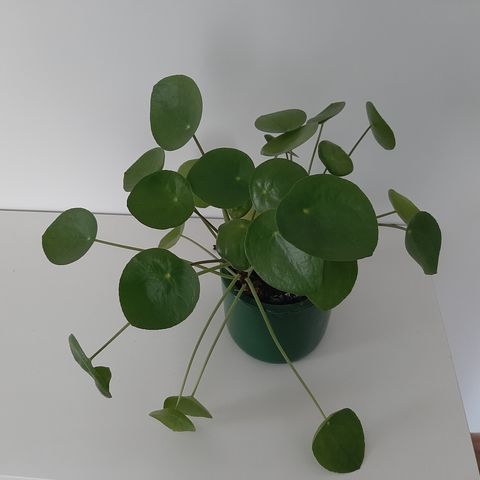
#> input picture app/src/androidTest/assets/identify-fixtures/pilea-peperomioides__03.jpg, 480 x 480 px
$ python make_tta_diagrams.py
#> lines starting #> are read from the running program, lines starting #| are printed output that depends on the picture
#!/usr/bin/env python3
"""Render labelled TTA crop-zone diagrams for the PLANTPOTTING-0012 Phase 7 strategy choice."""
import os
from PIL import Image, ImageDraw, ImageFont

HERE = os.path.dirname(__file__)
OUT = os.path.join(HERE, "tta-diagrams")
os.makedirs(OUT, exist_ok=True)
FIX = os.path.abspath(os.path.join(HERE, "..", "..", "..", "..",
      "app", "src", "androidTest", "assets", "identify-fixtures", "pilea-peperomioides__03.jpg"))

S = 480
def font(sz):
    for p in (r"C:\Windows\Fonts\arialbd.ttf", r"C:\Windows\Fonts\arial.ttf"):
        if os.path.exists(p):
            return ImageFont.truetype(p, sz)
    return ImageFont.load_default()

def base_frame(dim=0.45):
#> called with dim = 0.45
    img = Image.open(FIX).convert("RGB").resize((S, S))
#> img is the input picture: PIL image 480x480 RGB; mean R, G, B 135.3, 139.6, 131.8
    # dim so overlays read clearly
    return Image.blend(img, Image.new("RGB", (S, S), (20, 20, 20)), dim)

def rect(draw, box, color, label, lw=4, anchor="tl"):
    x0, y0, x1, y1 = box
    draw.rectangle(box, outline=color, width=lw)
    f = font(22)
    tw = draw.textlength(label, font=f)
    pad = 4
    if anchor == "tl":
        lx, ly = x0 + 3, y0 + 3
    elif anchor == "ctr":
        lx, ly = (x0 + x1) / 2 - tw / 2, (y0 + y1) / 2 - 13
    elif anchor == "br":
        lx, ly = x1 - tw - 6, y1 - 28
    else:
        lx, ly = x0 + 3, y0 + 3
    draw.rectangle([lx - pad, ly - pad, lx + tw + pad, ly + 26], fill=(0, 0, 0))
    draw.text((lx, ly), label, fill=color, font=f)

def titled(panels, title, subtitle, fname):
    """panels: list of (PIL image, caption). Compose horizontally with a header."""
#> called with fname = 'tta_base6.png'
    pad, cap_h, hdr_h = 16, 34, 70
    w = pad + sum(p[0].width + pad for p in panels)
    h = hdr_h + S + cap_h + pad
    canvas = Image.new("RGB", (w, h), (250, 250, 250))
#> canvas: PIL image 512x600 RGB; every value is 250
    d = ImageDraw.Draw(canvas)
    d.text((pad, 10), title, fill=(15, 15, 15), font=font(30))
    d.text((pad, 44), subtitle, fill=(90, 90, 90), font=font(18))
    x = pad
    for img, cap in panels:
        canvas.paste(img, (x, hdr_h))
        cf = font(19)
        d.text((x, hdr_h + S + 6), cap, fill=(15, 15, 15), font=cf)
        x += img.width + pad
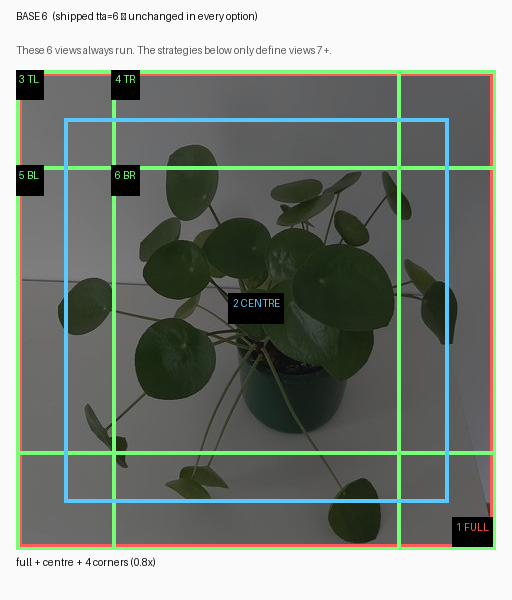
#> canvas: PIL image 512x600 RGB; mean R, G, B 125.2, 132.6, 124.8
#> after the loop, x = 512
    canvas.save(os.path.join(OUT, fname))
    print("wrote", fname, canvas.size)
#| wrote tta_base6.png (512, 600)

# colours
C_FULL, C_CTR, C_CORNER = (255, 90, 90), (90, 200, 255), (120, 255, 120)
C_EDGE, C_GRID = (255, 200, 0), (255, 120, 255)
C_TIGHT, C_LOOSE = (255, 120, 255), (120, 255, 120)

corner = int(0.8 * S)
mx, my = S - corner, S - corner

# ---------- BASE 6 (reference) ----------
img = base_frame()
d = ImageDraw.Draw(img, "RGBA")
rect(d, (0, 0, S - 1, S - 1), C_FULL, "1 FULL", lw=6, anchor="br")
rect(d, (0, 0, corner, corner), C_CORNER, "3 TL")
rect(d, (mx, 0, S, corner), C_CORNER, "4 TR")
rect(d, (0, my, corner, S), C_CORNER, "5 BL")
rect(d, (mx, my, S, S), C_CORNER, "6 BR")
c0 = (S - corner) // 2
rect(d, (c0, c0, c0 + corner, c0 + corner), C_CTR, "2 CENTRE", anchor="ctr")
titled([(img, "full + centre + 4 corners (0.8x)")],
       "BASE 6  (shipped tta=6 — unchanged in every option)",
       "These 6 views always run. The strategies below only define views 7+.",
       "tta_base6.png")

# ---------- A: NEW SPATIAL ZONES ----------
# panel A1 — edge midpoints
a1 = base_frame()
d = ImageDraw.Draw(a1, "RGBA")
half = (S - corner) // 2
rect(d, (half, 0, half + corner, corner), C_EDGE, "7 TOP-C")
rect(d, (half, my, half + corner, S), C_EDGE, "8 BOT-C")
rect(d, (0, half, corner, half + corner), C_EDGE, "9 L-MID")
rect(d, (mx, half, S, half + corner), C_EDGE, "10 R-MID")
# panel A2 — offset 0.5x grid (sample the gaps)
a2 = base_frame()
d = ImageDraw.Draw(a2, "RGBA")
g = int(0.5 * S)
positions = [(S//2 - g//2, 0), (0, S//2 - g//2), (S - g, S//2 - g//2),
             (S//2 - g//2, S - g), (S//2 - g//2, S//2 - g//2)]
labs = ["11", "12", "13", "14", "15(+)"]
for (px, py), lb in zip(positions, labs):
    rect(d, (px, py, px + g, py + g), C_GRID, lb, lw=3)
titled([(a1, "views 7-10: EDGE MIDPOINTS (0.8x) — new zones"),
        (a2, "views 11-20: OFFSET 0.5x GRID — samples the gaps")],
       "STRATEGY A — NEW SPATIAL ZONES",
       "Every added view covers area the centre/corner set MISSES. No zone is re-scored.",
       "tta_A_new_zones.png")
#> call 2 of titled, with title = 'STRATEGY A — NEW SPATIAL ZONES', fname = 'tta_A_new_zones.png'
#> in titled (call 2), `canvas = Image.new("RGB", (w, h), (250, 250, 250))`: canvas: PIL image 1008x600 RGB; every value is 250
#> after the loop in titled (call 2), `for img, cap in panels:`:
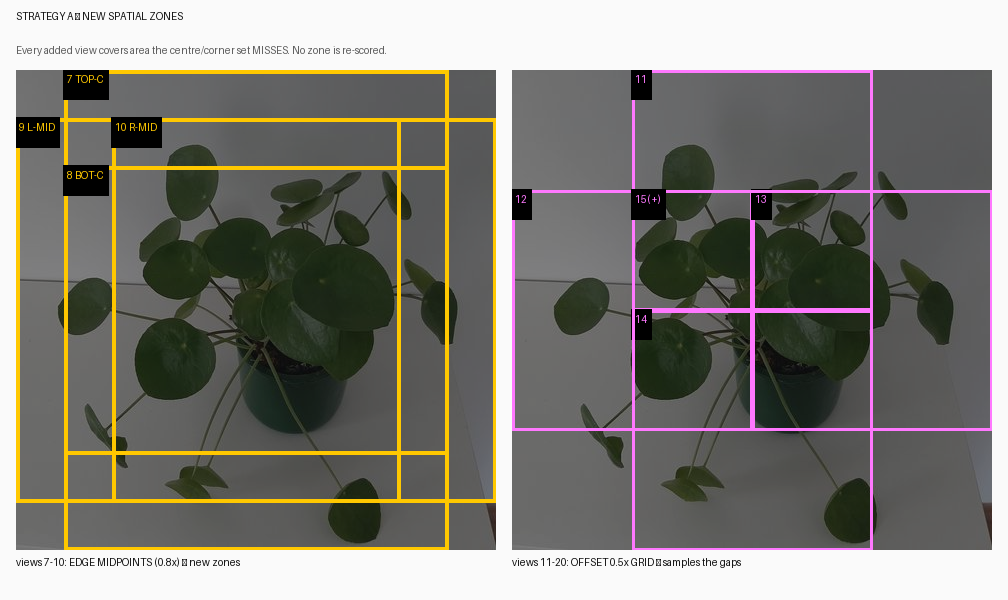
#> canvas: PIL image 1008x600 RGB; mean R, G, B 128.1, 125.9, 119
#> after the loop in titled (call 2), `for img, cap in panels:`: x = 1008
#| wrote tta_A_new_zones.png (1008, 600)

# ---------- B: MULTI-SCALE PYRAMID ----------
def scaled_set(frac, color, tag):
    im = base_frame()
    d = ImageDraw.Draw(im, "RGBA")
    sq = int(frac * S)
    off = (S - sq) // 2
    # centre + 4 corners at this scale
    rect(d, (off, off, off + sq, off + sq), color, f"{tag} CTR", anchor="ctr")
    rect(d, (0, 0, sq, sq), color, f"{tag} TL", lw=3)
    rect(d, (S - sq, 0, S, sq), color, f"{tag} TR", lw=3)
    rect(d, (0, S - sq, sq, S), color, f"{tag} BL", lw=3)
    rect(d, (S - sq, S - sq, S, S), color, f"{tag} BR", lw=3)
    return im
b1 = scaled_set(0.65, C_TIGHT, "7-11")
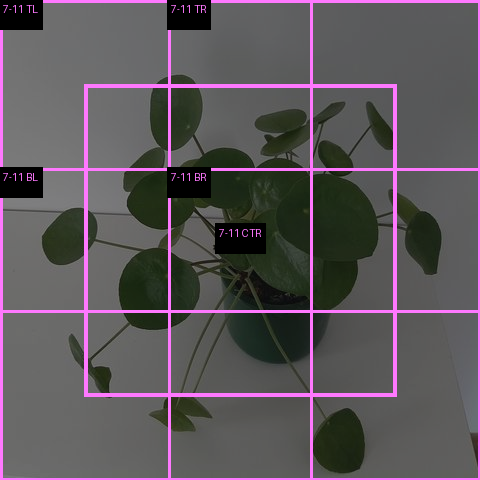
#> b1: PIL image 480x480 RGB; mean R, G, B 91.5, 85, 89.8
b2 = scaled_set(0.90, C_LOOSE, "12-16")
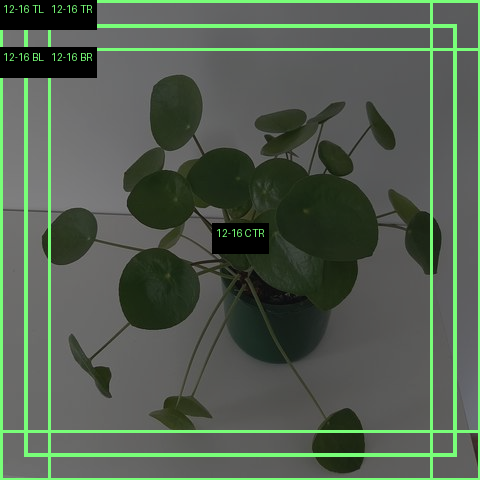
#> b2: PIL image 480x480 RGB; mean R, G, B 81.6, 93.5, 79.8
titled([(b1, "views 7-11: centre+corners at 0.65x (tight/detail)"),
        (b2, "views 12-16: centre+corners at 0.90x (loose/context)")],
       "STRATEGY B — MULTI-SCALE PYRAMID",
       "Same crop CENTRES as the base set, but new zoom levels (detail<->context). Same zones, new scale.",
       "tta_B_multiscale.png")
#> call 3 of titled, with title = 'STRATEGY B — MULTI-SCALE PYRAMID', fname = 'tta_B_multiscale.png'
#> after the loop in titled (call 3), `for img, cap in panels:`:
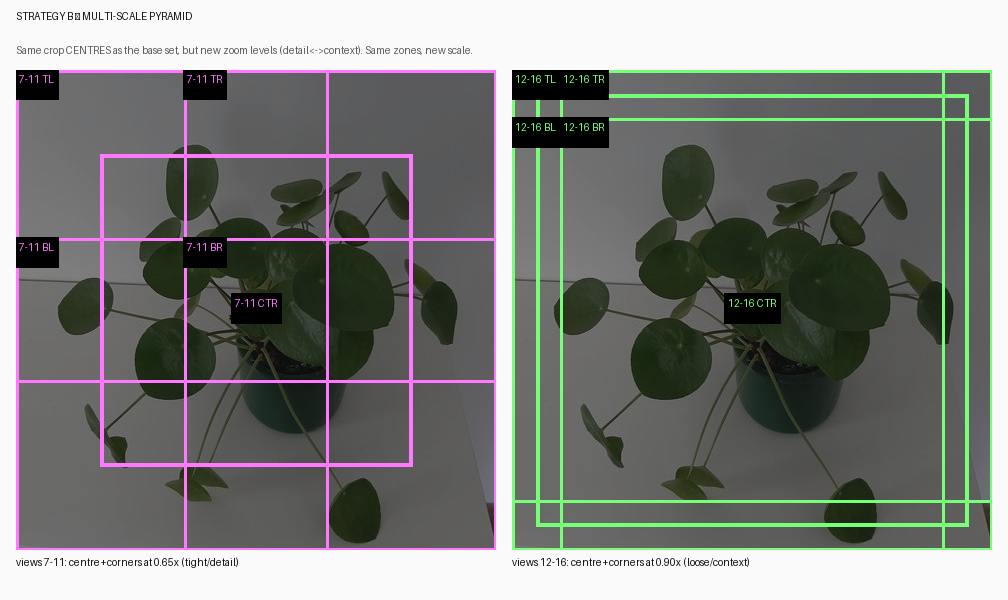
#> canvas: PIL image 1008x600 RGB; mean R, G, B 124.7, 126.7, 123.3
#| wrote tta_B_multiscale.png (1008, 600)

# ---------- C: HORIZONTAL FLIPS ----------
c1 = base_frame()
d = ImageDraw.Draw(c1, "RGBA")
rect(d, (0, 0, corner, corner), C_CORNER, "TL")
rect(d, (mx, 0, S, corner), C_CORNER, "TR")
c0 = (S - corner) // 2
rect(d, (c0, c0, c0 + corner, c0 + corner), C_CTR, "CTR", anchor="ctr")
c2 = c1.transpose(Image.FLIP_LEFT_RIGHT)
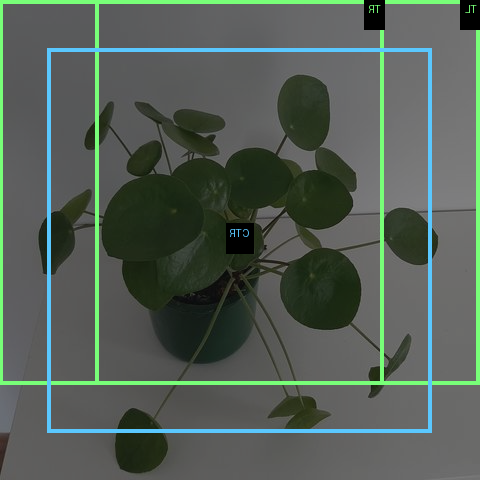
#> c2: PIL image 480x480 RGB; mean R, G, B 83.1, 93.7, 85.6
d2 = ImageDraw.Draw(c2, "RGBA")
d2.text((10, 10), "<- MIRRORED ->", fill=(255, 255, 0), font=font(26))
titled([(c1, "base zones (views 1-6)"),
        (c2, "views 7-12: same zones, left-right MIRRORED")],
       "STRATEGY C — HORIZONTAL FLIPS",
       "Mirror the base 6 (and extras). Cheapest + empirically strongest TTA, but it is the SAME zones flipped.",
       "tta_C_flips.png")
#> call 4 of titled, with title = 'STRATEGY C — HORIZONTAL FLIPS', fname = 'tta_C_flips.png'
#> after the loop in titled (call 4), `for img, cap in panels:`:
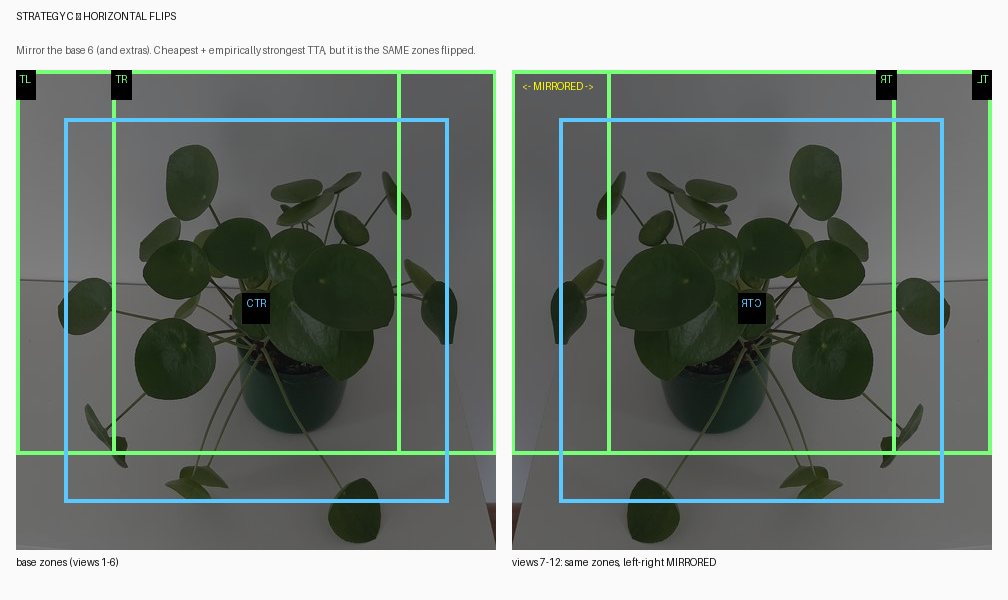
#> canvas: PIL image 1008x600 RGB; mean R, G, B 122.2, 130.2, 124.1
#| wrote tta_C_flips.png (1008, 600)
print("done ->", OUT)

$ run again, with app/src/androidTest/assets/identify-fixtures/pilea-peperomioides__01.jpg copied over app/src/androidTest/assets/identify-fixtures/pilea-peperomioides__03.jpg
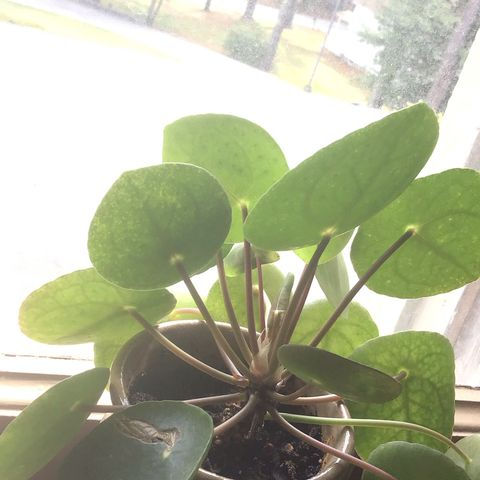
#> input picture app/src/androidTest/assets/identify-fixtures/pilea-peperomioides__01.jpg, 480 x 480 px
#> in base_frame, img is the input picture: PIL image 480x480 RGB; mean R, G, B 176.6, 181.3, 152.7
#> after the loop in titled, `for img, cap in panels:`:
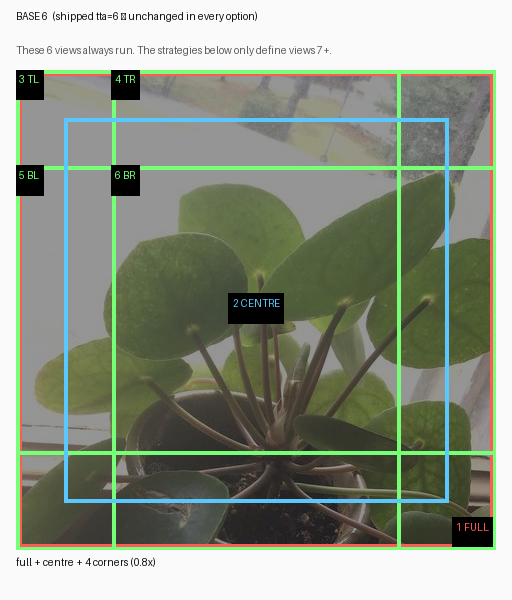
#> canvas: PIL image 512x600 RGB; mean R, G, B 140.6, 148.3, 132.9
#> after the loop in titled, `for img, cap in panels:`: x = 512
#| wrote tta_base6.png (512, 600)
#| wrote tta_A_new_zones.png (1008, 600)
#| wrote tta_B_multiscale.png (1008, 600)
#> after the loop in titled (call 4), `for img, cap in panels:`:
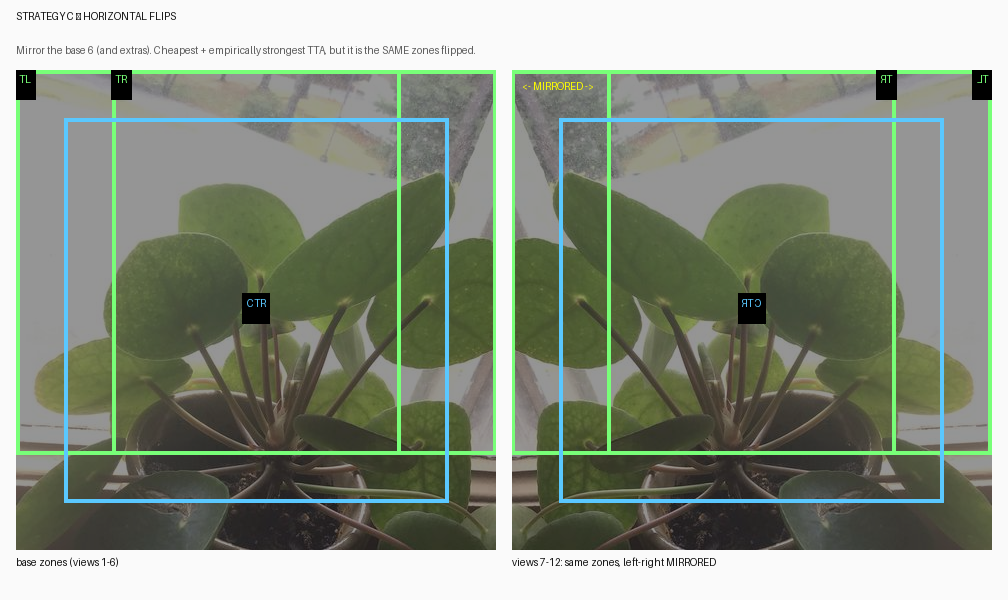
#> canvas: PIL image 1008x600 RGB; mean R, G, B 138.4, 146.6, 132.3
#> after the loop in titled (call 4), `for img, cap in panels:`: x = 1008
#| wrote tta_C_flips.png (1008, 600)

$ run again, with app/src/androidTest/assets/identify-fixtures/pilea-peperomioides__02.jpg copied over app/src/androidTest/assets/identify-fixtures/pilea-peperomioides__03.jpg
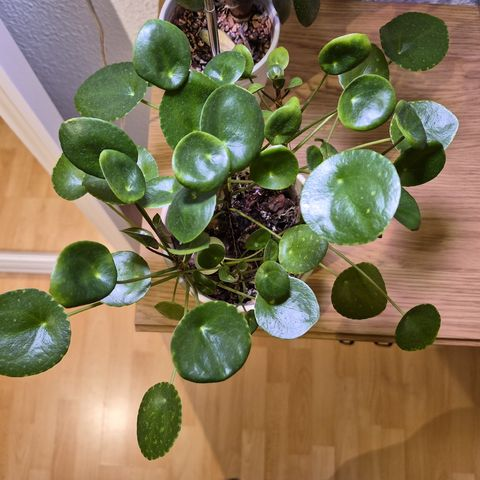
#> input picture app/src/androidTest/assets/identify-fixtures/pilea-peperomioides__02.jpg, 480 x 480 px
#> in base_frame, img is the input picture: PIL image 480x480 RGB; mean R, G, B 131.1, 116.7, 85.5
#> after the loop in titled, `for img, cap in panels:`: x = 512
#| wrote tta_base6.png (512, 600)
#| wrote tta_A_new_zones.png (1008, 600)
#> after the loop in titled (call 3), `for img, cap in panels:`:
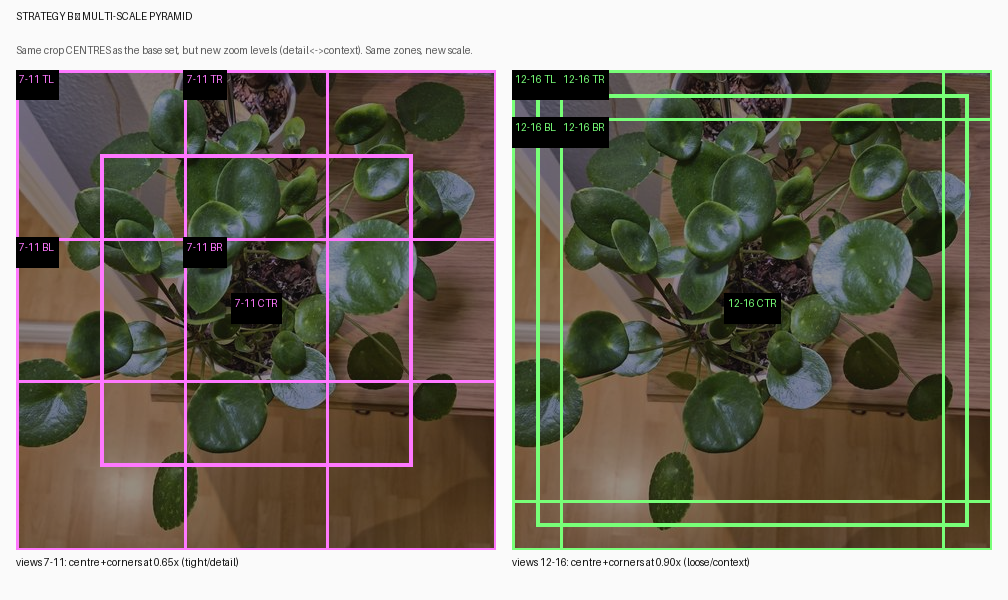
#> canvas: PIL image 1008x600 RGB; mean R, G, B 123.6, 118.6, 106.1
#> after the loop in titled (call 3), `for img, cap in panels:`: x = 1008
#| wrote tta_B_multiscale.png (1008, 600)
#> after the loop in titled (call 4), `for img, cap in panels:`:
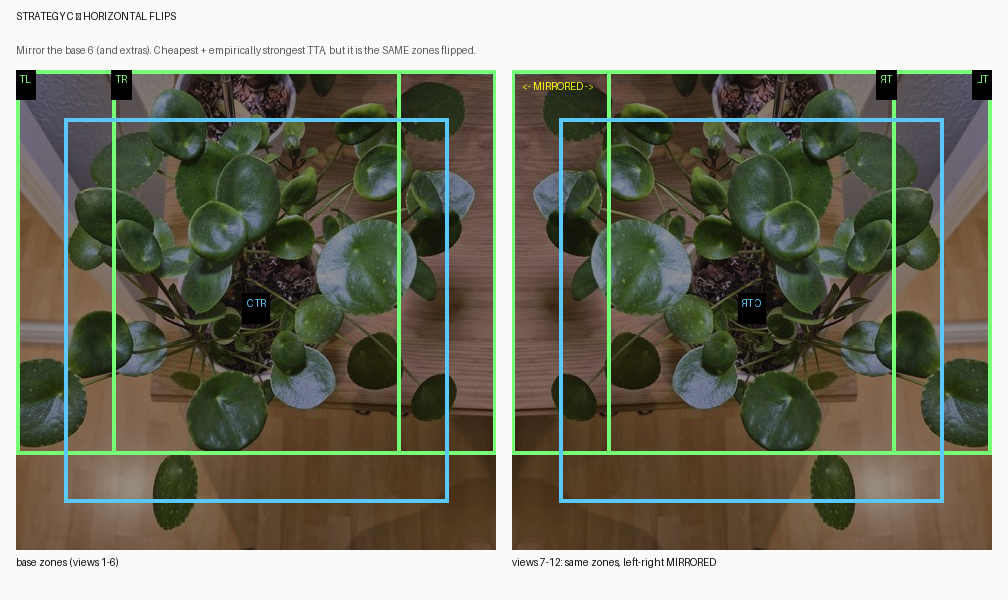
#> canvas: PIL image 1008x600 RGB; mean R, G, B 121.1, 122, 106.6
#| wrote tta_C_flips.png (1008, 600)

$ run again, with app/src/androidTest/assets/identify-fixtures/pilea-peperomioides__04.jpg copied over app/src/androidTest/assets/identify-fixtures/pilea-peperomioides__03.jpg
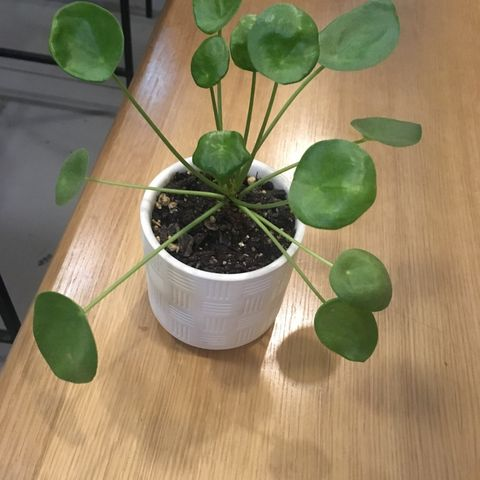
#> input picture app/src/androidTest/assets/identify-fixtures/pilea-peperomioides__04.jpg, 480 x 480 px
#> in base_frame, img is the input picture: PIL image 480x480 RGB; mean R, G, B 144.9, 130, 98.4
#> after the loop in titled, `for img, cap in panels:`: x = 512
#| wrote tta_base6.png (512, 600)
#| wrote tta_A_new_zones.png (1008, 600)
#| wrote tta_B_multiscale.png (1008, 600)
#> after the loop in titled (call 4), `for img, cap in panels:`:
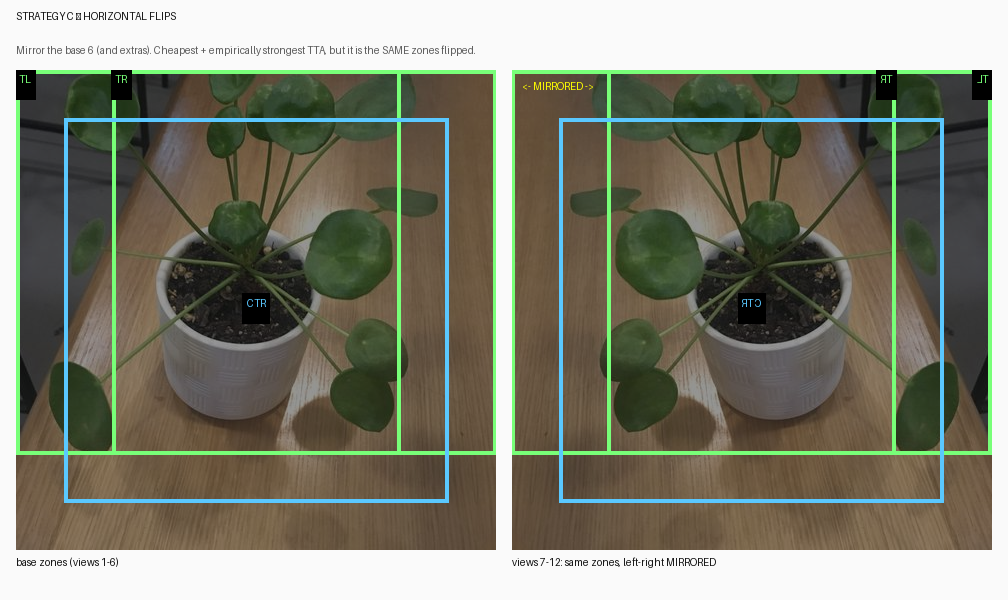
#> canvas: PIL image 1008x600 RGB; mean R, G, B 127, 127.5, 112.1
#> after the loop in titled (call 4), `for img, cap in panels:`: x = 1008
#| wrote tta_C_flips.png (1008, 600)
